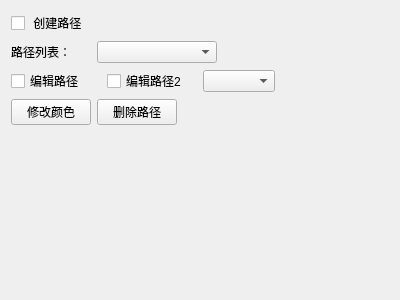
<?xml version="1.0" encoding="UTF-8"?>
<ui version="4.0">
 <class>Form</class>
 <widget class="QWidget" name="Form">
  <property name="geometry">
   <rect>
    <x>0</x>
    <y>0</y>
    <width>400</width>
    <height>300</height>
   </rect>
  </property>
  <property name="windowTitle">
   <string>Form</string>
  </property>
  <layout class="QVBoxLayout" name="verticalLayout">
   <item>
    <layout class="QHBoxLayout" name="horizontalLayout_7">
     <item>
      <widget class="QCheckBox" name="create_path_cb">
       <property name="sizePolicy">
        <sizepolicy hsizetype="Fixed" vsizetype="Preferred">
         <horstretch>0</horstretch>
         <verstretch>0</verstretch>
        </sizepolicy>
       </property>
       <property name="minimumSize">
        <size>
         <width>100</width>
         <height>0</height>
        </size>
       </property>
       <property name="maximumSize">
        <size>
         <width>100</width>
         <height>16777215</height>
        </size>
       </property>
       <property name="text">
        <string> 创建路径</string>
       </property>
      </widget>
     </item>
     <item>
      <spacer name="horizontalSpacer_3">
       <property name="orientation">
        <enum>Qt::Horizontal</enum>
       </property>
       <property name="sizeHint" stdset="0">
        <size>
         <width>40</width>
         <height>20</height>
        </size>
       </property>
      </spacer>
     </item>
    </layout>
   </item>
   <item>
    <layout class="QHBoxLayout" name="horizontalLayout_10">
     <item>
      <widget class="QLabel" name="label_2">
       <property name="sizePolicy">
        <sizepolicy hsizetype="Fixed" vsizetype="Preferred">
         <horstretch>0</horstretch>
         <verstretch>0</verstretch>
        </sizepolicy>
       </property>
       <property name="minimumSize">
        <size>
         <width>80</width>
         <height>0</height>
        </size>
       </property>
       <property name="maximumSize">
        <size>
         <width>80</width>
         <height>16777215</height>
        </size>
       </property>
       <property name="text">
        <string>路径列表：</string>
       </property>
      </widget>
     </item>
     <item>
      <widget class="QComboBox" name="paths_cb">
       <property name="sizePolicy">
        <sizepolicy hsizetype="Fixed" vsizetype="Preferred">
         <horstretch>0</horstretch>
         <verstretch>0</verstretch>
        </sizepolicy>
       </property>
       <property name="minimumSize">
        <size>
         <width>120</width>
         <height>0</height>
        </size>
       </property>
       <property name="maximumSize">
        <size>
         <width>120</width>
         <height>16777215</height>
        </size>
       </property>
      </widget>
     </item>
     <item>
      <spacer name="horizontalSpacer">
       <property name="orientation">
        <enum>Qt::Horizontal</enum>
       </property>
       <property name="sizeHint" stdset="0">
        <size>
         <width>40</width>
         <height>20</height>
        </size>
       </property>
      </spacer>
     </item>
    </layout>
   </item>
   <item>
    <layout class="QHBoxLayout" name="horizontalLayout_11">
     <item>
      <widget class="QCheckBox" name="edit_path_cb">
       <property name="sizePolicy">
        <sizepolicy hsizetype="Fixed" vsizetype="Preferred">
         <horstretch>0</horstretch>
         <verstretch>0</verstretch>
        </sizepolicy>
       </property>
       <property name="minimumSize">
        <size>
         <width>90</width>
         <height>0</height>
        </size>
       </property>
       <property name="maximumSize">
        <size>
         <width>90</width>
         <height>16777215</height>
        </size>
       </property>
       <property name="text">
        <string>编辑路径</string>
       </property>
      </widget>
     </item>
     <item>
      <widget class="QCheckBox" name="edit_path2_cb">
       <property name="sizePolicy">
        <sizepolicy hsizetype="Fixed" vsizetype="Preferred">
         <horstretch>0</horstretch>
         <verstretch>0</verstretch>
        </sizepolicy>
       </property>
       <property name="minimumSize">
        <size>
         <width>90</width>
         <height>0</height>
        </size>
       </property>
       <property name="maximumSize">
        <size>
         <width>90</width>
         <height>16777215</height>
        </size>
       </property>
       <property name="text">
        <string>编辑路径2</string>
       </property>
      </widget>
     </item>
     <item>
      <widget class="QComboBox" name="point_type_cb"/>
     </item>
     <item>
      <spacer name="horizontalSpacer_2">
       <property name="orientation">
        <enum>Qt::Horizontal</enum>
       </property>
       <property name="sizeHint" stdset="0">
        <size>
         <width>40</width>
         <height>20</height>
        </size>
       </property>
      </spacer>
     </item>
    </layout>
   </item>
   <item>
    <layout class="QHBoxLayout" name="horizontalLayout_13">
     <property name="topMargin">
      <number>0</number>
     </property>
     <item>
      <widget class="QPushButton" name="change_path_clr_btn">
       <property name="sizePolicy">
        <sizepolicy hsizetype="Fixed" vsizetype="Preferred">
         <horstretch>0</horstretch>
         <verstretch>0</verstretch>
        </sizepolicy>
       </property>
       <property name="minimumSize">
        <size>
         <width>80</width>
         <height>0</height>
        </size>
       </property>
       <property name="maximumSize">
        <size>
         <width>80</width>
         <height>16777215</height>
        </size>
       </property>
       <property name="text">
        <string>修改颜色</string>
       </property>
      </widget>
     </item>
     <item>
      <widget class="QPushButton" name="del_path_btn">
       <property name="sizePolicy">
        <sizepolicy hsizetype="Fixed" vsizetype="Preferred">
         <horstretch>0</horstretch>
         <verstretch>0</verstretch>
        </sizepolicy>
       </property>
       <property name="minimumSize">
        <size>
         <width>80</width>
         <height>0</height>
        </size>
       </property>
       <property name="maximumSize">
        <size>
         <width>80</width>
         <height>16777215</height>
        </size>
       </property>
       <property name="text">
        <string>删除路径</string>
       </property>
      </widget>
     </item>
     <item>
      <spacer name="horizontalSpacer_5">
       <property name="orientation">
        <enum>Qt::Horizontal</enum>
       </property>
       <property name="sizeHint" stdset="0">
        <size>
         <width>40</width>
         <height>20</height>
        </size>
       </property>
      </spacer>
     </item>
    </layout>
   </item>
   <item>
    <spacer name="verticalSpacer_2">
     <property name="orientation">
      <enum>Qt::Vertical</enum>
     </property>
     <property name="sizeHint" stdset="0">
      <size>
       <width>20</width>
       <height>149</height>
      </size>
     </property>
    </spacer>
   </item>
  </layout>
 </widget>
 <resources/>
 <connections/>
</ui>
